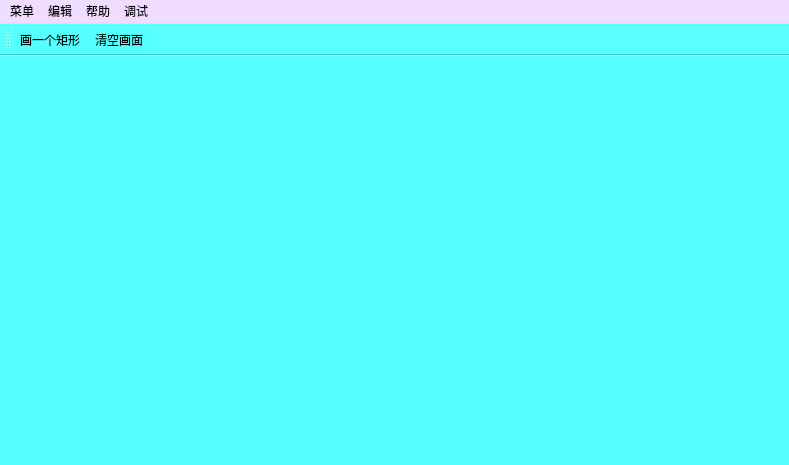
<?xml version="1.0" encoding="UTF-8"?>
<ui version="4.0">
 <class>MainWindow</class>
 <widget class="QMainWindow" name="MainWindow">
  <property name="geometry">
   <rect>
    <x>0</x>
    <y>0</y>
    <width>789</width>
    <height>465</height>
   </rect>
  </property>
  <property name="windowTitle">
   <string>MainWindow</string>
  </property>
  <property name="styleSheet">
   <string notr="true">QWidget{
	background-color: rgb(85, 255, 255);
	color: rgb(0, 0, 0);
	font: 9pt &quot;等线&quot;;
}

QMenuBar{
	
	background-color: rgb(240, 220, 255);
}</string>
  </property>
  <widget class="QWidget" name="centralwidget">
   <property name="styleSheet">
    <string notr="true"/>
   </property>
  </widget>
  <widget class="QMenuBar" name="menubar">
   <property name="geometry">
    <rect>
     <x>0</x>
     <y>0</y>
     <width>789</width>
     <height>19</height>
    </rect>
   </property>
   <widget class="QMenu" name="menu">
    <property name="title">
     <string>菜单</string>
    </property>
   </widget>
   <widget class="QMenu" name="menu_2">
    <property name="title">
     <string>编辑</string>
    </property>
   </widget>
   <widget class="QMenu" name="menu_3">
    <property name="title">
     <string>帮助</string>
    </property>
   </widget>
   <widget class="QMenu" name="menu_4">
    <property name="title">
     <string>调试</string>
    </property>
   </widget>
   <addaction name="menu"/>
   <addaction name="menu_2"/>
   <addaction name="menu_3"/>
   <addaction name="menu_4"/>
  </widget>
  <widget class="QStatusBar" name="statusbar"/>
  <widget class="QToolBar" name="toolBar">
   <property name="windowTitle">
    <string>toolBar</string>
   </property>
   <attribute name="toolBarArea">
    <enum>TopToolBarArea</enum>
   </attribute>
   <attribute name="toolBarBreak">
    <bool>false</bool>
   </attribute>
   <addaction name="actiondraw"/>
   <addaction name="actionclear"/>
  </widget>
  <action name="actiondraw">
   <property name="text">
    <string>画一个矩形</string>
   </property>
   <property name="toolTip">
    <string>画一个矩形</string>
   </property>
   <property name="menuRole">
    <enum>QAction::MenuRole::NoRole</enum>
   </property>
  </action>
  <action name="actionclear">
   <property name="text">
    <string>清空画面</string>
   </property>
   <property name="menuRole">
    <enum>QAction::MenuRole::NoRole</enum>
   </property>
  </action>
 </widget>
 <resources/>
 <connections/>
</ui>
